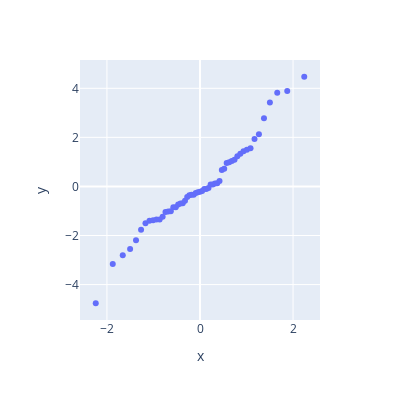

Source (notebook cell):
### Markdown cell above
Now we can transform the data:

- Set `qq` to with `stats` do `probplot` using
    - `dataframe[ "residuals" ]`
    - freestyle `dist="norm"`
- with `px` do `scatter` using
    - freestyle `x=qq[0][0]`
    - freestyle `y=qq[0][1]`
    - freestyle `width=400`
    - freestyle `height=400`
    
**Note:  the 400x400 size is so we get a square plot with an easily seen diagonal**

### Code cell
qq = stats.probplot(dataframe['residuals'],dist="norm")

px.scatter(x=qq[0][0],y=qq[0][1],width=400,height=400)

#<xml xmlns="https://developers.google.com/blockly/xml"><variables><variable id="$L+9LDClycZtLB0GcP2i">qq</variable><variable id="k#w4n=KvP~*sLy*OW|Jl">px</variable><variable id="w9$,qp)n9OuaqvUawNQA">stats</variable><variable id="B5p-Xul6IZ.0%nd96oa%">dataframe</variable></variables><block type="variables_set" id="sl)2Q[QQ7ZJ|h(bj{.U/" x="-79" y="132"><field name="VAR" id="$L+9LDClycZtLB0GcP2i">qq</field><value name="VALUE"><block type="varDoMethod" id="%^Lye0Nac8rqMLP(,`#D"><mutation items="2"></mutation><field name="VAR" id="w9$,qp)n9OuaqvUawNQA">stats</field><field name="MEMBER">probplot</field><data>stats:probplot</data><value name="ADD0"><block type="indexer" id="0*irIDY)(4T0PQ.+7NW@"><field name="VAR" id="B5p-Xul6IZ.0%nd96oa%">dataframe</field><value name="INDEX"><block type="text" id="NR*!(xW^tot#CUV|]`^%"><field name="TEXT">residuals</field></block></value></block></value><value name="ADD1"><block type="dummyOutputCodeBlock" id="b:9v-1TS:Dn)*Frnl^e7"><field name="CODE">dist="norm"</field></block></value></block></value></block><block type="varDoMethod" id="W#mJ)LdV!,XlPD][.K80" x="-53" y="244"><mutation items="4"></mutation><field name="VAR" id="k#w4n=KvP~*sLy*OW|Jl">px</field><field name="MEMBER">scatter</field><data>px:scatter</data><value name="ADD0"><block type="dummyOutputCodeBlock" id="Lr1(DqzhIRO3hBC1Iisi"><field name="CODE">x=qq[0][0]</field></block></value><value name="ADD1"><block type="dummyOutputCodeBlock" id="S_sSK%7XB%Agj6%?^,q1"><field name="CODE">y=qq[0][1]</field></block></value><value name="ADD2"><block type="dummyOutputCodeBlock" id="2/K)E_PS`n#KfRt1$HE?"><field name="CODE">width=400</field></block></value><value name="ADD3"><block type="dummyOutputCodeBlock" id="SpvY/UC*=!D/KVE7ii}j"><field name="CODE">height=400</field></block></value></block></xml>

### Figure 1 — Plotly figure (JSON) as saved in the notebook; plotly's stock layout.template omitted (floating-point values rounded to 4 significant figures)
{"data": [{"hovertemplate": "x=%{x}<br>y=%{y}<extra></extra>", "legendgroup": "", "marker": {"color": "#636efa", "symbol": "circle"}, "mode": "markers", "name": "", "orientation": "v", "showlegend": false, "type": "scatter", "x": [-2.241, -1.875, -1.66, -1.502, -1.375, -1.267, -1.171, -1.086, -1.008, -0.935, -0.8671, -0.8029, -0.7419, -0.6835, -0.6274, -0.5732, -0.5206, -0.4694, -0.4195, -0.3705, -0.3224, -0.2751, -0.2283, -0.1821, -0.1362, -0.09067, -0.04529, 0.0, 0.04529, 0.09067, 0.1362, 0.1821, 0.2283, 0.2751, 0.3224, 0.3705, 0.4195, 0.4694, 0.5206, 0.5732, 0.6274, 0.6835, 0.7419, 0.8029, 0.8671, 0.935, 1.008, 1.086, 1.171, 1.267, 1.375, 1.502, 1.66, 1.875, 2.241], "xaxis": "x", "y": [-4.761, -3.158, -2.807, -2.554, -2.195, -1.761, -1.496, -1.401, -1.378, -1.349, -1.346, -1.234, -1.046, -1.024, -1.011, -0.8525, -0.8462, -0.7373, -0.6912, -0.6813, -0.5787, -0.4326, -0.3637, -0.3362, -0.3362, -0.2687, -0.2336, -0.2137, -0.182, -0.1075, -0.1064, -0.0663, 0.07448, 0.0826, 0.1187, 0.1287, 0.2187, 0.67, 0.7211, 0.9587, 0.9826, 1.038, 1.086, 1.235, 1.331, 1.434, 1.495, 1.556, 1.929, 2.126, 2.776, 3.418, 3.818, 3.886, 4.471], "yaxis": "y"}], "layout": {"height": 400, "legend": {"tracegroupgap": 0}, "margin": {"t": 60}, "width": 400, "xaxis": {"anchor": "y", "domain": [0, 1], "title": {"text": "x"}}, "yaxis": {"anchor": "x", "domain": [0, 1], "title": {"text": "y"}}}}
